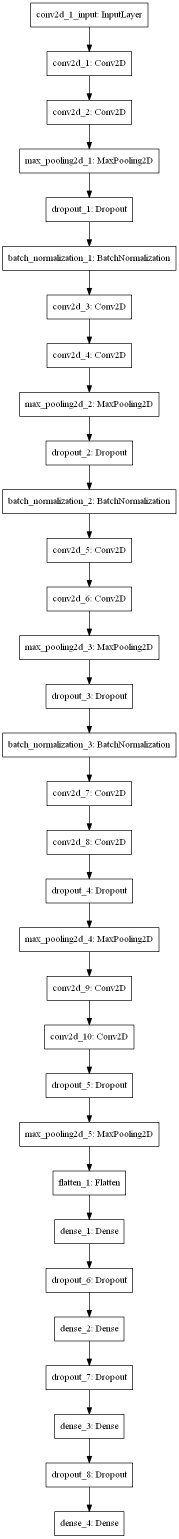
#> input picture model.png, 357 x 3077 px (shown at 1/2 size)
$ python -i adaptive_threshold.py   (imports and definitions only)
#> lines starting #> are read from the running program, lines starting #| are printed output that depends on the picture
import cv2


def adaptive_threshold(impath):
    """
    Applies adaptive thresholding on the image path provided.
    Returns a processed image matrix.
    """
#> called with impath = 'model.png'
    img = cv2.resize(cv2.imread(impath, cv2.IMREAD_GRAYSCALE), (300, 300), interpolation=cv2.INTER_AREA)
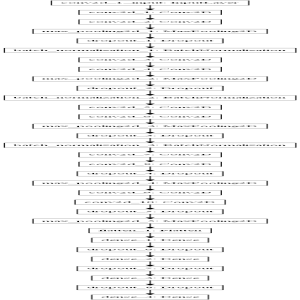
#> img: shape (300, 300); min 0, max 255, mean 244.6
    proc_img = cv2.GaussianBlur(img, (5, 5), 0)
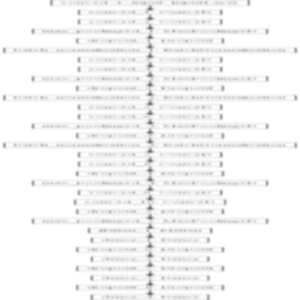
#> proc_img: shape (300, 300); min 108, max 255, mean 244.7
    return cv2.adaptiveThreshold(proc_img, 255, cv2.ADAPTIVE_THRESH_GAUSSIAN_C, cv2.THRESH_BINARY, 11, 6)
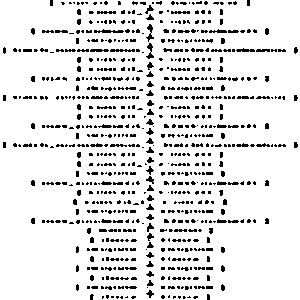
#> returned value: shape (300, 300); 89.2% white; black in thin lines or dots

>>> result = adaptive_threshold('model.png')
